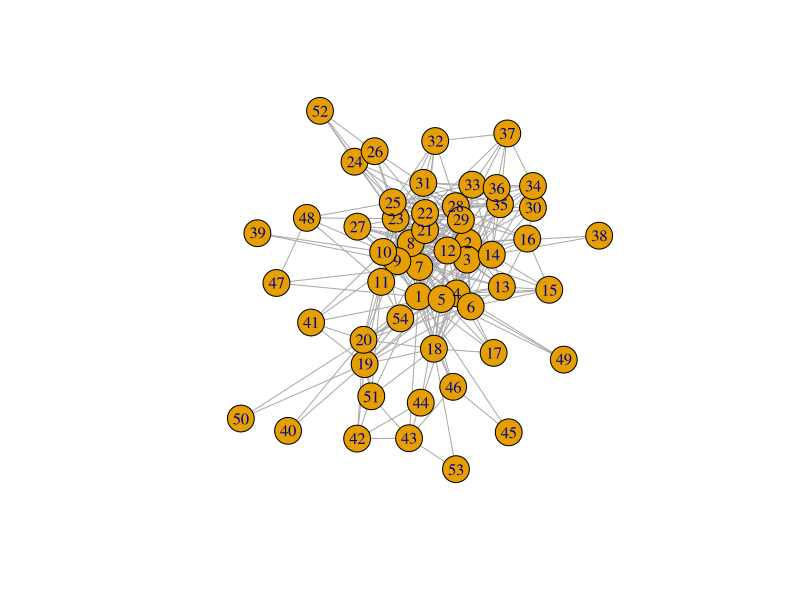
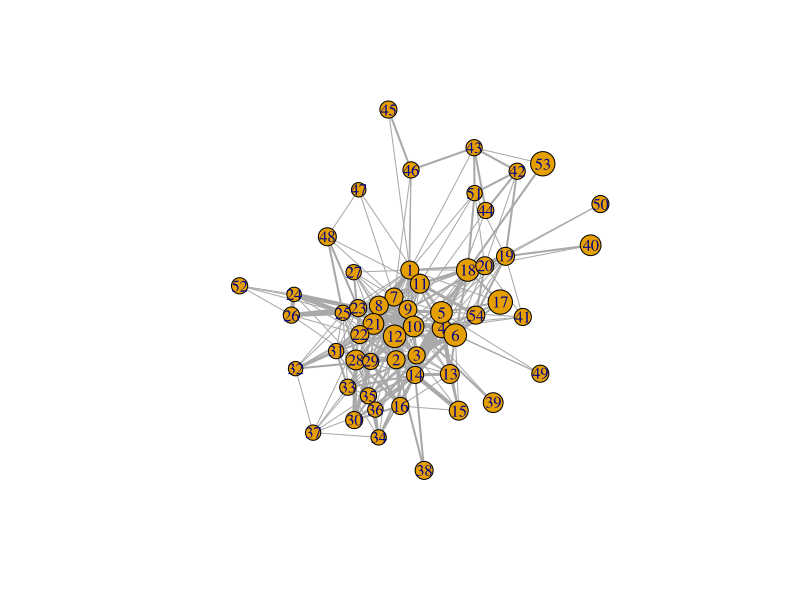
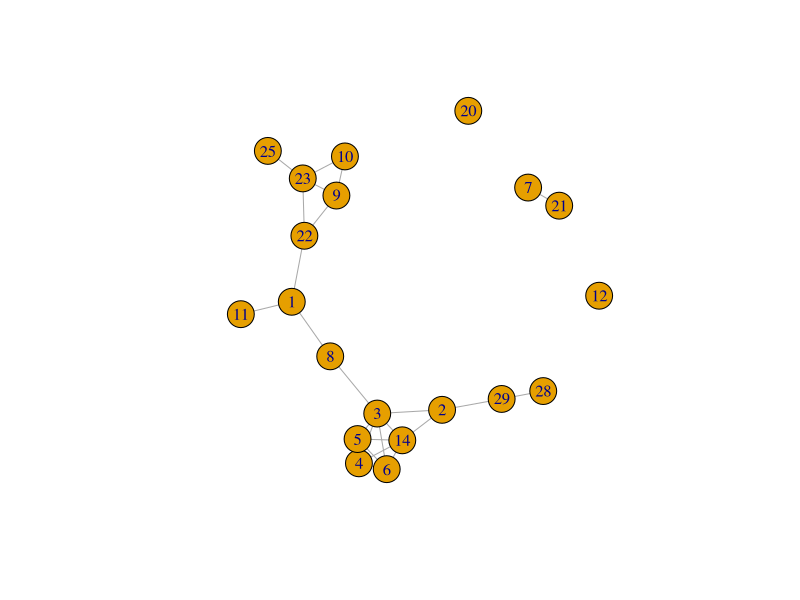
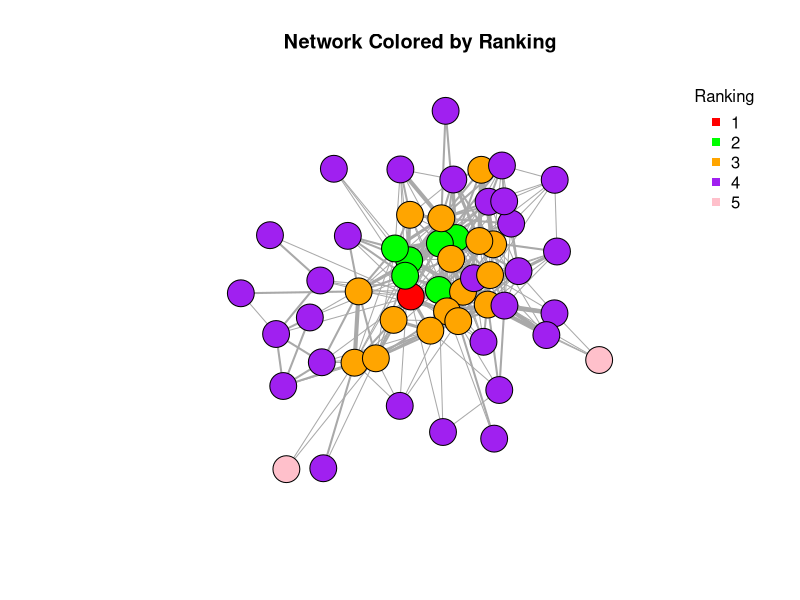
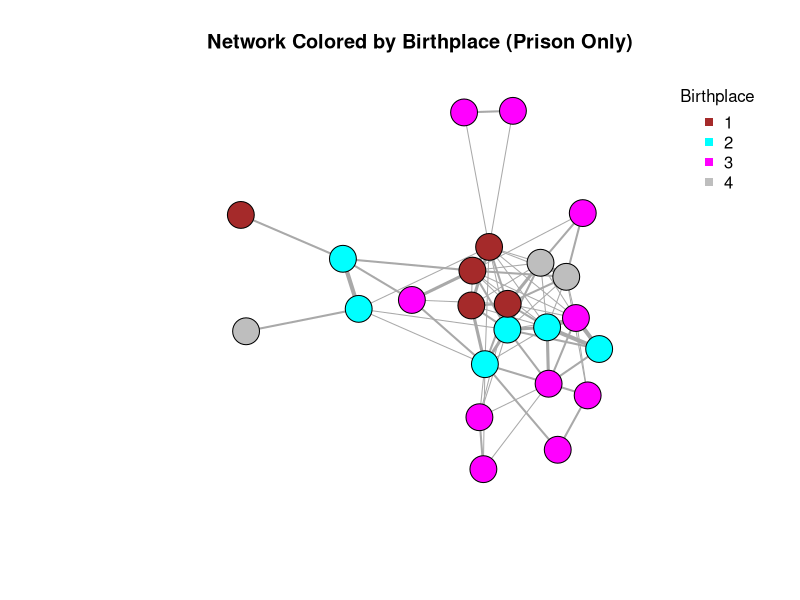
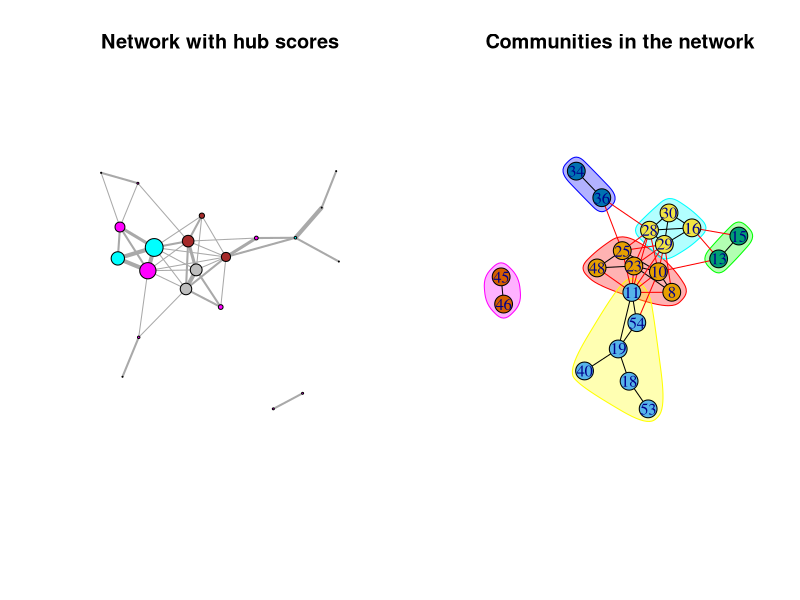
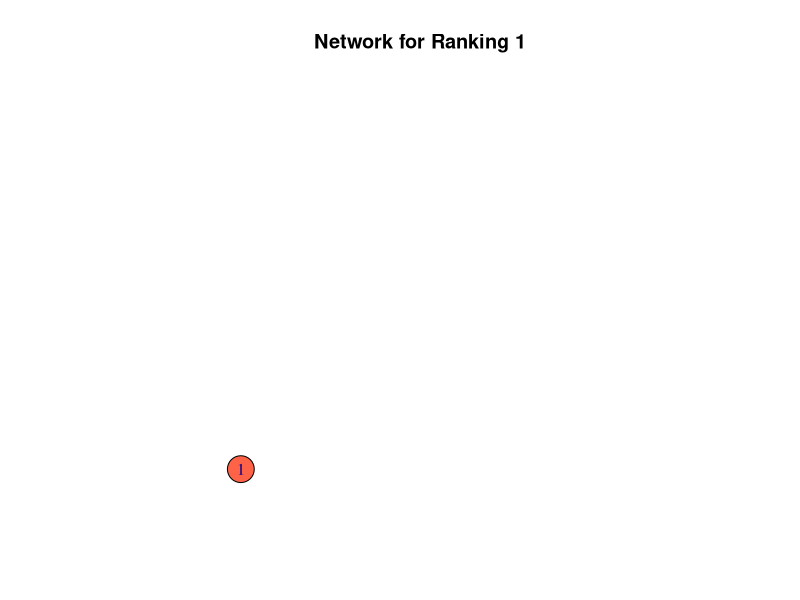
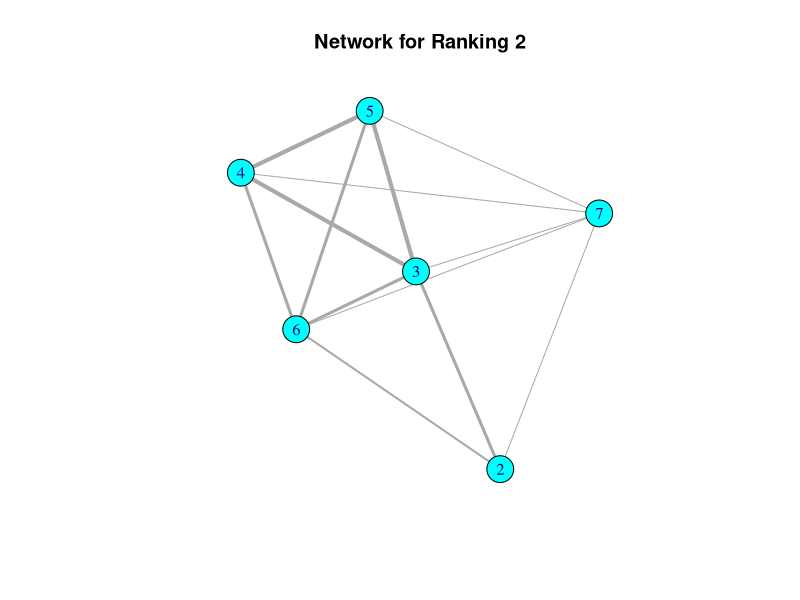

Reproduce these figures in R, in order. (Note: this script raises an error after producing the figures.)
#TASK 1
#Part a.)
links <- read.csv("./Data Set/StreetGangLinks.csv")
nodes <- read.csv("./Data Set/StreetGangNodes.csv")

#Part b.)
install.packages("igraph")
library(igraph)

g <- graph_from_data_frame(d=links, vertices=nodes, directed=FALSE)

#Part c.)
# Inspecting node attributes
node_attr <- attributes(V(g))
head(attributes(V(g)))

# Inspecting link attributes
link_attr <- attributes(E(g))
head(attributes(E(g)))

#Part d.)
plot(g)

#Part e.)
plot(g, edge.width=E(g)$weight, vertex.size=V(g)$Age/2)

##############################################
#TASK 2
#Part a.)
# Calculating degree centrality
degree_centrality <- degree(g)
head(degree(g))

# Calculating betweenness centrality
betweenness_centrality <- betweenness(g)
head(betweenness(g))

# Calculating closeness centrality
closeness_centrality <- closeness(g)
head(closeness(g))

#Part b.)
# Order nodes by degree centrality
degree_order <- order(degree_centrality, decreasing = TRUE)
head(degree_order)

top_3_degree <- V(g)$name[degree_order[1:3]]
head(top_3_degree)

# Order nodes by betweenness centrality
betweenness_order <- order(betweenness_centrality, decreasing = TRUE)
head(betweenness_order)

top_3_betweenness <- V(g)$name[betweenness_order[1:3]]
head(top_3_betweenness)

# Order nodes by closeness centrality
closeness_order <- order(closeness_centrality, decreasing = TRUE)
head(closeness_order)

top_3_closeness <- V(g)$name[closeness_order[1:3]]
head(top_3_closeness)

##############################################
#TASK 3
#Part a.)

# Identifying nodes with a degree less than 15
nodes_to_remove <- V(g)[degree_centrality < 15]

# Removing these nodes from the network
g_simplified <- delete_vertices(g, nodes_to_remove)

# Identifying edges with a weight attribute less than 3
edges_to_remove <- E(g_simplified)[E(g_simplified)$weight < 3]

# Removing these edges from the network
g_simplified <- delete.edges(g_simplified, edges_to_remove)

# Plotting the adjusted network using 'layout_nicely'
plot(g_simplified, layout=layout_nicely(g_simplified))


#Part b.)

##############################################
#TASK 4
#Part a.)
# Setting the node colors for rankings
colors_ranking <- c("red", "green", "orange", "purple", "pink")

# Assigning colors to nodes based on their ranking attribute
V(g)$color <- colors_ranking[V(g)$Ranking]

# Plotting the network with node colors based on ranking
plot(g, vertex.color = V(g)$color, vertex.label=NA, edge.width= E(g)$weight, main= "Network Colored by Ranking")
legend("topright", legend=unique(V(g)$Ranking), col=colors_ranking, pch=15, bty="n", title="Ranking")


#Part b.)
# Setting the node color for birthplaces 
colors_birthplace <- c("brown", "cyan", "magenta", "gray")

# Assigning colors to nodes based on their ranking attributes
V(g)$color <- colors_birthplace[V(g)$Birthplace]

# Filtering the network to only include gang members who have served time in prison
g_prison <- induced_subgraph(g, V(g)[V(g)$Prison == 1])

# Plotting the simplified network
plot(g_prison, vertex.color=V(g_prison)$color, vertex.label=NA, edge.width=E(g_prison)$weight, main="Network Colored by Birthplace (Prison Only)")
legend("topright",legend=unique(V(g_prison)$Birthplace), col=colors_birthplace, pch=15, bty="n", title="Birthplace")


#Part c.)
# Filtering the nodes by ranking(less than 3)
g_filtered <- induced_subgraph(g_prison, V(g_prison)[V(g_prison)$Ranking >=3])

# Calculating the hub scores
hub_scores <- hub_score(g_filtered)$vector

# Creating the two-panel plot
par(mfrow=c(1,2))

# Panel 1: Plotting network with node sizes proportional to hub scores
plot(g_filtered, vertex.size= 15*hub_scores, vertex.label=NA, edge.width=E(g_filtered)$weight, main= "Network with hub scores")

# Panel 2: Displaying the communities within the network
communities <- cluster_optimal(g_filtered)
plot(communities, g_filtered, main= "Communities in the network")

# Resetting the plotting layout
par(mfrow=c(1,1))


##############################################
#TASK 5
# Simplifying the network based on Rankings 

# Defining the colors 
colors_ranking <- c("tomato", "cyan", "green", "orange", "grey")
  
# Function to create and plot the subgraph for each ranking
plot_ranking_subgraph <- function(g, ranking, color) {
   
# Filter the nodes by ranking first
subgraph <- induced_subgraph(g, V(g)[V(g)$Ranking == ranking])

# Plotting the subgraph
plot(subgraph, vertex.color=color, vertex.lable=NA, edge.width=E(subgraph)$weight, main = paste("Network for Ranking", ranking))
}

for (i in 1:5){
  plot_ranking_subgraph(g,i, colors_ranking[i])
}

##############################################
#TASK 6
#Part a.)

# Remove links with a weight value equal to 1
g <- delete_edges(g, E(g)[weight == 1])

# Extract nodes for each region
uk_nodes <- V(g)[V(g)$Birthplace == 3]$name
westafrican_nodes<- V(g)[V(g)$Birthplace == 1]$name
caribbean_nodes<- V(g)[V(g)$Birthplace == 2]$name
eastafrican_nodes<- V(g)[V(g)$Birthplace == 4]$name

# Create and plot subgraphs for each ethnicity
par(mfrow=c(2, 2))  # Set up the plotting area to have 2 rows and 2 columns

# UK and West African
westafrican_nodes <- induced_subgraph(g, c(uk_nodes, westafrican_nodes))
westafrican_nodes<- delete_edges(uk_westafrican, E(uk_westafrican)[weight == 1])
V(uk_westafrican)$color <- ifelse(V(uk_westafrican)$Birthplace == 3, "magenta", "blue")
plot(uk_westafrican, main = "UK and West African Interactions", vertex.label=NA, edge.width=E(uk_westafrican)$weight)

# UK and Caribbean
uk_caribbean <- induced_subgraph(g, c(nodes_uk, caribbean_nodes))
uk_caribbean <- delete_edges(uk_caribbean, E(uk_caribbean)[weight == 1])
plot(uk_caribbean, main = "UK and Caribbean Interactions", vertex.label=NA, edge.width=E(uk_caribbean)$weight)

# UK and East African
uk_eastafrican <- induced_subgraph(g, c(nodes_uk, eastafrican_nodes))
uk_eastafrican <- delete_edges(uk_eastafrican, E(uk_eastafrican)[weight == 1])
plot(uk_eastafrican, main = "UK and East African Interactions", vertex.label=NA, edge.width=E(uk_eastafrican)$weight)


#Part b.)
# Create subgraph for UK and Caribbean interactions
uk_caribbean <- induced_subgraph(g, c(uk_nodes, caribbean_nodes))
uk_caribbean <- delete_edges(uk_caribbean, E(uk_caribbean)[weight == 1])

# Calculate authority scores
authority_scores <- authority_score(uk_caribbean)$vector

# Set the size of each node to 10 times the value of authority score
V(uk_caribbean)$size <- 10 * authority_scores

# Create a two-panel plotting window
par(mfrow=c(1, 2))

# Panel 1: Plotting network with authority scores
plot(uk_caribbean, vertex.size=V(uk_caribbean)$size, vertex.label=NA, main="UK and Caribbean Network with Authority Scores")

# Identify communities using cluster_optimal() and plot
communities <- cluster_optimal(uk_caribbean)
plot(communities, uk_caribbean, main="Communities in UK and Caribbean Network")

# Reset plotting layout
par(mfrow=c(1, 1))


